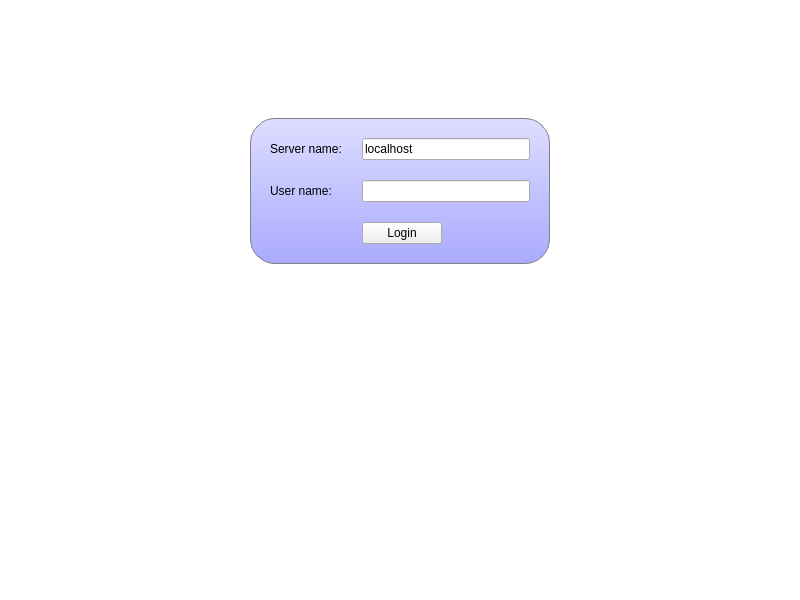
<?xml version="1.0" encoding="UTF-8"?>
<ui version="4.0">
 <class>ChatterClientClass</class>
 <widget class="QMainWindow" name="ChatterClientClass">
  <property name="geometry">
   <rect>
    <x>0</x>
    <y>0</y>
    <width>800</width>
    <height>600</height>
   </rect>
  </property>
  <property name="windowTitle">
   <string>ChatterClient</string>
  </property>
  <property name="styleSheet">
   <string notr="true">#titleLabel {
background: white;
color: blue;
font-size: 20px;
border: none;
border-bottom:  1px solid black;
padding: 5px;
}

#mainFrame {
border: none;
background: white;
}

#loginFrame {
background: qlineargradient(x1: 0, y1: 0, x2: 0, y2: 1, stop: 0 #ddf, stop: 1 #aaf);
border: 1px solid gray;
padding: 10px;
border-radius: 25px;
}</string>
  </property>
  <widget class="QWidget" name="centralwidget">
   <layout class="QVBoxLayout" name="verticalLayout">
    <property name="spacing">
     <number>0</number>
    </property>
    <property name="margin">
     <number>0</number>
    </property>
    <item>
     <widget class="QFrame" name="mainFrame">
      <property name="frameShape">
       <enum>QFrame::StyledPanel</enum>
      </property>
      <layout class="QVBoxLayout" name="verticalLayout_2">
       <item>
        <widget class="QStackedWidget" name="stackedWidget">
         <property name="currentIndex">
          <number>1</number>
         </property>
         <widget class="QWidget" name="chatPage">
          <layout class="QGridLayout" name="gridLayout">
           <item row="0" column="0">
            <widget class="QTextEdit" name="roomTextEdit">
             <property name="readOnly">
              <bool>true</bool>
             </property>
            </widget>
           </item>
           <item row="0" column="1" colspan="2">
            <widget class="QListWidget" name="userListWidget"/>
           </item>
           <item row="1" column="0" colspan="2">
            <widget class="QLineEdit" name="sayLineEdit"/>
           </item>
           <item row="1" column="2">
            <widget class="QPushButton" name="sayButton">
             <property name="sizePolicy">
              <sizepolicy hsizetype="Fixed" vsizetype="Fixed">
               <horstretch>0</horstretch>
               <verstretch>0</verstretch>
              </sizepolicy>
             </property>
             <property name="maximumSize">
              <size>
               <width>50</width>
               <height>16777215</height>
              </size>
             </property>
             <property name="text">
              <string>Say</string>
             </property>
            </widget>
           </item>
          </layout>
         </widget>
         <widget class="QWidget" name="loginPage">
          <layout class="QGridLayout" name="gridLayout_3">
           <item row="0" column="1">
            <spacer name="verticalSpacer">
             <property name="orientation">
              <enum>Qt::Vertical</enum>
             </property>
             <property name="sizeType">
              <enum>QSizePolicy::Fixed</enum>
             </property>
             <property name="sizeHint" stdset="0">
              <size>
               <width>20</width>
               <height>100</height>
              </size>
             </property>
            </spacer>
           </item>
           <item row="1" column="0">
            <spacer name="horizontalSpacer">
             <property name="orientation">
              <enum>Qt::Horizontal</enum>
             </property>
             <property name="sizeHint" stdset="0">
              <size>
               <width>223</width>
               <height>20</height>
              </size>
             </property>
            </spacer>
           </item>
           <item row="1" column="2">
            <spacer name="horizontalSpacer_2">
             <property name="orientation">
              <enum>Qt::Horizontal</enum>
             </property>
             <property name="sizeHint" stdset="0">
              <size>
               <width>223</width>
               <height>20</height>
              </size>
             </property>
            </spacer>
           </item>
           <item row="2" column="1">
            <spacer name="verticalSpacer_2">
             <property name="orientation">
              <enum>Qt::Vertical</enum>
             </property>
             <property name="sizeHint" stdset="0">
              <size>
               <width>20</width>
               <height>267</height>
              </size>
             </property>
            </spacer>
           </item>
           <item row="1" column="1">
            <widget class="QFrame" name="loginFrame">
             <property name="sizePolicy">
              <sizepolicy hsizetype="Fixed" vsizetype="Fixed">
               <horstretch>0</horstretch>
               <verstretch>0</verstretch>
              </sizepolicy>
             </property>
             <property name="minimumSize">
              <size>
               <width>300</width>
               <height>0</height>
              </size>
             </property>
             <property name="frameShape">
              <enum>QFrame::StyledPanel</enum>
             </property>
             <layout class="QGridLayout" name="gridLayout_2">
              <property name="spacing">
               <number>20</number>
              </property>
              <item row="0" column="0">
               <widget class="QLabel" name="label">
                <property name="text">
                 <string>Server name:</string>
                </property>
               </widget>
              </item>
              <item row="0" column="1">
               <widget class="QLineEdit" name="serverLineEdit">
                <property name="text">
                 <string>localhost</string>
                </property>
               </widget>
              </item>
              <item row="1" column="0">
               <widget class="QLabel" name="label_2">
                <property name="text">
                 <string>User name:</string>
                </property>
               </widget>
              </item>
              <item row="1" column="1">
               <widget class="QLineEdit" name="userLineEdit"/>
              </item>
              <item row="2" column="1">
               <widget class="QPushButton" name="loginButton">
                <property name="sizePolicy">
                 <sizepolicy hsizetype="Fixed" vsizetype="Fixed">
                  <horstretch>0</horstretch>
                  <verstretch>0</verstretch>
                 </sizepolicy>
                </property>
                <property name="text">
                 <string>Login</string>
                </property>
               </widget>
              </item>
             </layout>
            </widget>
           </item>
          </layout>
         </widget>
        </widget>
       </item>
      </layout>
     </widget>
    </item>
   </layout>
  </widget>
 </widget>
 <tabstops>
  <tabstop>serverLineEdit</tabstop>
  <tabstop>userLineEdit</tabstop>
  <tabstop>loginButton</tabstop>
  <tabstop>roomTextEdit</tabstop>
  <tabstop>userListWidget</tabstop>
  <tabstop>sayLineEdit</tabstop>
  <tabstop>sayButton</tabstop>
 </tabstops>
 <resources/>
 <connections>
  <connection>
   <sender>sayLineEdit</sender>
   <signal>returnPressed()</signal>
   <receiver>sayButton</receiver>
   <slot>animateClick()</slot>
   <hints>
    <hint type="sourcelabel">
     <x>331</x>
     <y>564</y>
    </hint>
    <hint type="destinationlabel">
     <x>768</x>
     <y>570</y>
    </hint>
   </hints>
  </connection>
  <connection>
   <sender>serverLineEdit</sender>
   <signal>returnPressed()</signal>
   <receiver>userLineEdit</receiver>
   <slot>setFocus()</slot>
   <hints>
    <hint type="sourcelabel">
     <x>391</x>
     <y>188</y>
    </hint>
    <hint type="destinationlabel">
     <x>470</x>
     <y>238</y>
    </hint>
   </hints>
  </connection>
  <connection>
   <sender>userLineEdit</sender>
   <signal>returnPressed()</signal>
   <receiver>loginButton</receiver>
   <slot>animateClick()</slot>
   <hints>
    <hint type="sourcelabel">
     <x>417</x>
     <y>239</y>
    </hint>
    <hint type="destinationlabel">
     <x>389</x>
     <y>275</y>
    </hint>
   </hints>
  </connection>
 </connections>
</ui>
